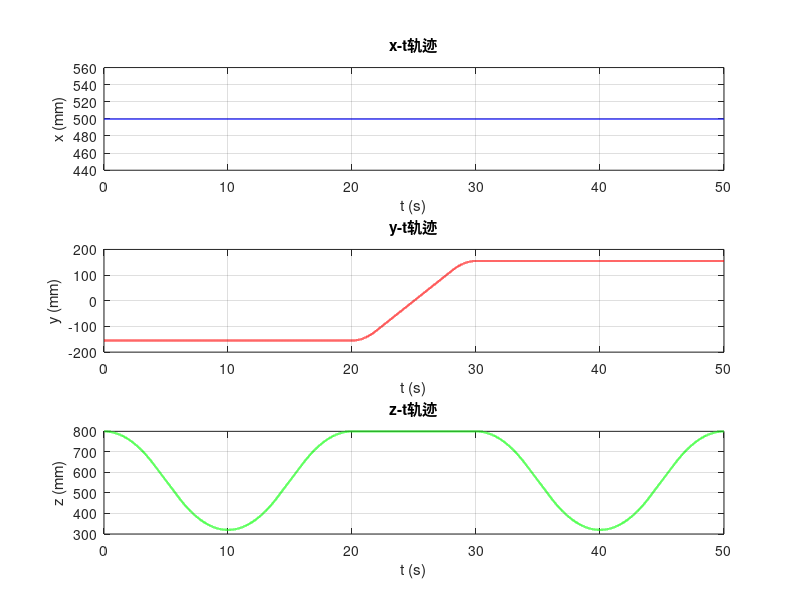

This figure's MATLAB source: (Note: this script raises an error after producing the figure.)
% % ---------------------- 定义多段轨迹参数 ----------------------
% % 每段轨迹参数：[axis, start_pos, end_pos, t_d, dd_acc, fixed_x, fixed_y, fixed_z]
% segments = {
%     % 第一段：x轴从0→50mm，时长1s
%     {'z', 0, -50, 1, 300, 0, 0, 0};
%     % 第二段：y轴从0→30mm，时长0.8s（x保持50mm，z保持0）
%     {'z', -50, 0, 1, 300, 0, 0, -50};
%     % 第三段：z轴从0→20mm，时长1.2s（x保持50mm，y保持30mm）
%     {'x', 0, -150, 3, 100, 0, 0, 0};
%     % 
%     {'z', 0, -50, 1, 300, -150, 0, 0};
%     % 第二段：y轴从0→30mm，时长0.8s（x保持50mm，z保持0）
%     {'z', -50, 0, 1, 300, -150, 0, -50};
% };
% 
% % ---------------------- 初始化存储变量（统一为行向量） ----------------------
% all_t = [];   % 总时间数组（行向量）
% all_x = [];   % 总x坐标数组（行向量）
% all_y = [];   % 总y坐标数组（行向量）
% all_z = [];   % 总z坐标数组（行向量）
% time_offset = 0;  % 时间偏移量
% 
% % ---------------------- 循环调用并拼接轨迹 ----------------------
% for i = 1:size(segments, 1)
%     % 提取当前段参数
%     axis = segments{i}{1};
%     start_pos = segments{i}{2};
%     end_pos = segments{i}{3};
%     t_d = segments{i}{4};
%     dd_acc = segments{i}{5};
%     fixed_x = segments{i}{6};
%     fixed_y = segments{i}{7};
%     fixed_z = segments{i}{8};
% 
%     % 调用函数生成当前段轨迹
%     [t_seg, x_seg, y_seg, z_seg] = LFPB_3D_Trajectory(...
%         axis, start_pos, end_pos, t_d, dd_acc, fixed_x, fixed_y, fixed_z);
% 
%     % 时间偏移（确保连续）
%     t_seg = t_seg + time_offset;
% 
%     % 拼接：用逗号（横向拼接），跳过重复点
%     if i == 1
%         all_t = t_seg;
%         all_x = x_seg;
%         all_y = y_seg;
%         all_z = z_seg;
%     else
%         % 跳过当前段第一个点（与上一段终点重叠）
%         all_t = [all_t, t_seg(2:end)];  % 横向拼接行向量
%         all_x = [all_x, x_seg(2:end)];
%         all_y = [all_y, y_seg(2:end)];
%         all_z = [all_z, z_seg(2:end)];
%     end
% 
%     % 更新时间偏移量
%     time_offset = time_offset + t_d;
% end
% 
% % ---------------------- 可视化完整轨迹 ----------------------
% figure('Name', '多段LFPB轨迹拼接', 'Position', [100, 100, 1000, 800]);
% 
% % 子图1：x-t曲线
% subplot(3, 1, 1);
% plot(all_t, all_x, 'LineWidth', 2, 'Color', [0.2, 0.5, 0.8]);
% grid on;
% xlabel('时间 t (s)', 'FontSize', 11);
% ylabel('x轴坐标 (mm)', 'FontSize', 11);
% title('x-t 完整轨迹', 'FontSize', 13, 'FontWeight', 'bold');
% % axis tight;
% 
% % 子图2：y-t曲线
% subplot(3, 1, 2);
% plot(all_t, all_y, 'LineWidth', 2, 'Color', [0.8, 0.3, 0.3]);
% grid on;
% xlabel('时间 t (s)', 'FontSize', 11);
% ylabel('y轴坐标 (mm)', 'FontSize', 11);
% title('y-t 完整轨迹', 'FontSize', 13, 'FontWeight', 'bold');
% % axis tight;
% 
% % 子图3：z-t曲线
% subplot(3, 1, 3);
% plot(all_t, all_z, 'LineWidth', 2, 'Color', [0.3, 0.8, 0.3]);
% grid on;
% xlabel('时间 t (s)', 'FontSize', 11);
% ylabel('z轴坐标 (mm)', 'FontSize', 11);
% title('z-t 完整轨迹', 'FontSize', 13, 'FontWeight', 'bold');
% % axis tight;
% 
% % 总标题和布局调整
% sgtitle('多段LFPB拼接轨迹时间序列', 'FontSize', 15, 'FontWeight', 'bold');
% set(gcf, 'Position', [100, 100, 1000, 800]);
% whitebg(gcf, [1, 1, 1]);
% 
% % ---------------------- 原有函数（无需修改） ----------------------
% function [t, x, y, z] = LFPB_3D_Trajectory(axis, start_pos, end_pos, t_d, dd_acc, fixed_x, fixed_y, fixed_z)
%     t = 0:1e-3:t_d;  % 行向量时间数组
%     switch lower(axis)
%         case 'x'
%             x = arrayfun(@(t_val) LFPB_Trajectory(t_val, start_pos, end_pos, t_d, dd_acc), t);
%             y = ones(size(t)) * fixed_y;
%             z = ones(size(t)) * fixed_z;
%         case 'y'
%             y = arrayfun(@(t_val) LFPB_Trajectory(t_val, start_pos, end_pos, t_d, dd_acc), t);
%             x = ones(size(t)) * fixed_x;
%             z = ones(size(t)) * fixed_z;
%         case 'z'
%             z = arrayfun(@(t_val) LFPB_Trajectory(t_val, start_pos, end_pos, t_d, dd_acc), t);
%             x = ones(size(t)) * fixed_x;
%             y = ones(size(t)) * fixed_y;
%         otherwise
%             error('无效的轴选择，请输入''x''、''y''或''z''');
%     end
% end
% 
% function theta = LFPB_Trajectory(t, theta_o, theta_f, t_d, dd_theta_b)
%     % LFPB_Trajectory 计算LFPB轨迹在时间t处的位置（支持正向/反向运动）
%     % 输入参数：
%     %   t           - 当前时间
%     %   theta_o     - 初始位置
%     %   theta_f     - 最终位置
%     %   t_d         - 总时长
%     %   dd_theta_b  - 加速度大小（绝对值，正数）
%     % 输出参数：
%     %   theta       - 时间t对应的位置
% 
%     t_o = 0; 
%     t_f_total = t_d;  % 总时长终点
% 
%     % 1. 计算运动方向（1：正向；-1：反向）
%     direction = sign(theta_f - theta_o);
%     if direction == 0
%         % 起始位置 = 终止位置（静止）
%         theta = theta_o;
%         return;
%     end
% 
%     % 2. 带符号的加速度（方向决定符号）
%     dd_theta = direction * dd_theta_b;
% 
%     % 3. 修正加速度约束（用绝对值判断，避免方向影响）
%     delta = abs(theta_f - theta_o);  % 位置差的绝对值
%     acc_constraint = 4 * delta / t_d^2;  % 约束为正数
%     if dd_theta_b < acc_constraint  % 用加速度大小判断
%         error('加速度不满足约束条件：dd_theta_b >= 4*|theta_f - theta_o|/t_d^2');
%     end
% 
%     % 4. 计算Blend时长t_b（用绝对值计算，确保为正数）
%     numerator = sqrt( (dd_theta_b * t_d)^2 - 4 * dd_theta_b * delta );
%     t_b = t_d/2 - numerator/(2 * dd_theta_b);  % 此时t_b一定为正数
% 
%     % 5. 分段计算位置（根据方向调整公式）
%     if t >= t_o && t < t_o + t_b
%         % 加速阶段（正向：加速增加；反向：加速减少）
%         theta = theta_o + 0.5 * dd_theta * (t - t_o).^2;
%     elseif t >= t_o + t_b && t < t_f_total - t_b
%         % 线性阶段（正向：匀速增加；反向：匀速减少）
%         theta = theta_o + dd_theta * t_b * (t - t_o - t_b/2);
%     elseif t >= t_f_total - t_b && t <= t_f_total
%         % 减速阶段（正向：减速增加；反向：减速减少）
%         theta = theta_f - 0.5 * dd_theta * (t_f_total - t).^2;
%     else
%         error('时间t超出轨迹定义的时间范围（0到%.2f）', t_d);
%     end
% end
%%%%%%%%%%%%%%%%%%%%%%%%%%%%%%%%%%%%%%%%%%%%%%%%%%%%%%%%%%%%%%%%%%%%%%%%%%%%
function [all_t, all_x, all_y, all_z] = LFPB()
% LFPB - 生成多段 3D LFPB 轨迹，并返回 all_t / all_x / all_y / all_z
% 现在可作为函数调用：[t, x, y, z] = LFPB();

% ---------------------- 定义多段轨迹参数 ----------------------
% 每段轨迹参数：[axis, start_pos, end_pos, t_d, dd_acc, fixed_x, fixed_y, fixed_z]
segments = {
    {'z',  800,    319.98, 10, 20, 499.99, -155.0,  0};
    {'z',  319.98,  800,   10, 20, 499.99, -155.0,  0};
    {'y', -155.0,   154.99, 10, 20, 499.99,  0,    800};
    {'z',  800,    319.98, 10, 20, 499.99,  154.99, 0};
    {'z',  319.98,  800,   10, 20, 499.99,  154.99, 0};
};

% segments = {
%     {'z',  800,    319.98, 10, 20, 499.99, -100.0,  0};
%     {'z',  319.98,  800,   10, 20, 499.99, -100.0,  0};
%     {'y', -100.0,   100.0, 10, 10, 499.99,  0,    800};
%     {'z',  800,    319.98, 10, 20, 499.99,  100, 0};
%     {'z',  319.98,  800,   10, 20, 499.99,  100, 0};
% };

% ---------------------- 初始化存储变量 ----------------------
all_t = [];
all_x = [];
all_y = [];
all_z = [];
time_offset = 0;

% ---------------------- 循环拼接多段轨迹 ----------------------
for i = 1:size(segments, 1)
    axis = segments{i}{1};
    start_pos = segments{i}{2};
    end_pos = segments{i}{3};
    t_d = segments{i}{4};
    dd_acc = segments{i}{5};
    fixed_x = segments{i}{6};
    fixed_y = segments{i}{7};
    fixed_z = segments{i}{8};

    % 当前段轨迹
    [t_seg, x_seg, y_seg, z_seg] = LFPB_3D_Trajectory( ...
        axis, start_pos, end_pos, t_d, dd_acc, fixed_x, fixed_y, fixed_z);

    % 时间偏移
    t_seg = t_seg + time_offset;

    % 拼接（跳过重复点）
    if i == 1
        all_t = t_seg;
        all_x = x_seg;
        all_y = y_seg;
        all_z = z_seg;
    else
        all_t = [all_t, t_seg(2:end)];
        all_x = [all_x, x_seg(2:end)];
        all_y = [all_y, y_seg(2:end)];
        all_z = [all_z, z_seg(2:end)];
    end

    time_offset = time_offset + t_d;
end

% ---------------------- 可视化轨迹 ----------------------
figure('Name','LFPB 轨迹调试','Position',[100,100,1200,600]);

subplot(3,1,1);
plot(all_t, all_x,'b','LineWidth',1.5); grid on;
xlabel('t (s)'); ylabel('x (mm)'); title('x-t轨迹');

subplot(3,1,2);
plot(all_t, all_y,'r','LineWidth',1.5); grid on;
xlabel('t (s)'); ylabel('y (mm)'); title('y-t轨迹');

subplot(3,1,3);
plot(all_t, all_z,'g','LineWidth',1.5); grid on;
xlabel('t (s)'); ylabel('z (mm)'); title('z-t轨迹');

sgtitle('LFPB 多段轨迹调试','FontSize',14,'FontWeight','bold');


end  % ← 注意：这行结束函数 LFPB()


% ---------------------- 以下保持为子函数，不会污染 workspace ----------------------
function [t, x, y, z] = LFPB_3D_Trajectory(axis, start_pos, end_pos, t_d, dd_acc, fixed_x, fixed_y, fixed_z)
    t = 0:1e-3:t_d;

    switch lower(axis)
        case 'x'
            x = arrayfun(@(t_val) LFPB_Trajectory(t_val, start_pos, end_pos, t_d, dd_acc), t);
            y = ones(size(t)) * fixed_y;
            z = ones(size(t)) * fixed_z;

        case 'y'
            y = arrayfun(@(t_val) LFPB_Trajectory(t_val, start_pos, end_pos, t_d, dd_acc), t);
            x = ones(size(t)) * fixed_x;
            z = ones(size(t)) * fixed_z;

        case 'z'
            z = arrayfun(@(t_val) LFPB_Trajectory(t_val, start_pos, end_pos, t_d, dd_acc), t);
            x = ones(size(t)) * fixed_x;
            y = ones(size(t)) * fixed_y;

        otherwise
            error('无效的轴选择，应为 x / y / z');
    end
end


function theta = LFPB_Trajectory(t, theta_o, theta_f, t_d, dd_theta_b)

    t_o = 0;
    t_f_total = t_d;

    direction = sign(theta_f - theta_o);
    if direction == 0
        theta = theta_o;
        return;
    end

    dd_theta = direction * dd_theta_b;

    delta = abs(theta_f - theta_o);
    acc_constraint = 4 * delta / t_d^2;

    if dd_theta_b < acc_constraint
        error('加速度不满足约束：dd_theta_b >= 4*|Δθ|/t_d^2');
    end

    numerator = sqrt((dd_theta_b * t_d)^2 - 4 * dd_theta_b * delta);
    t_b = t_d/2 - numerator / (2 * dd_theta_b);

    if t >= t_o && t < t_o + t_b
        theta = theta_o + 0.5 * dd_theta * (t - t_o)^2;

    elseif t >= t_o + t_b && t < t_f_total - t_b
        theta = theta_o + dd_theta * t_b * (t - t_o - t_b/2);

    elseif t >= t_f_total - t_b && t <= t_f_total
        theta = theta_f - 0.5 * dd_theta * (t_f_total - t)^2;

    else
        error('时间 t 超出轨迹范围 (0 ~ %.2f)', t_d);
    end
end


